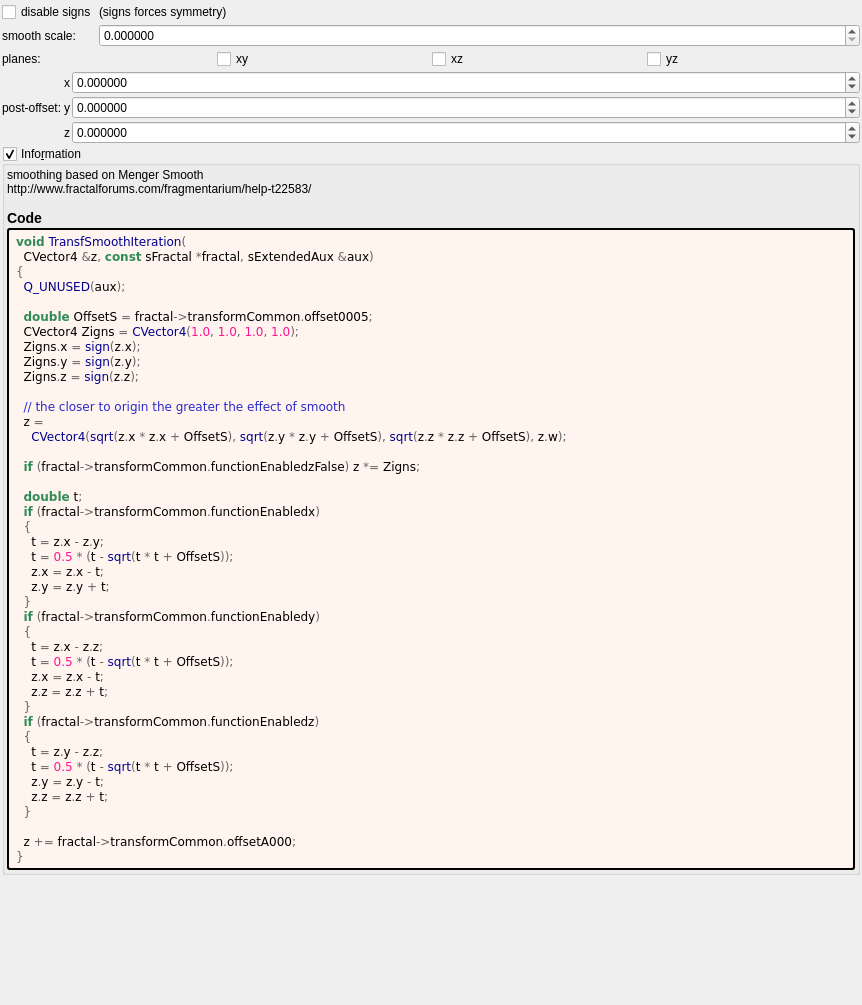
<?xml version="1.0" encoding="UTF-8"?>
<ui version="4.0">
 <class>transf_smooth</class>
 <widget class="QWidget" name="Form">
  <property name="geometry">
   <rect>
    <x>0</x>
    <y>0</y>
    <width>862</width>
    <height>1005</height>
   </rect>
  </property>
  <property name="windowTitle">
   <string notr="true">transf_smooth</string>
  </property>
  <layout class="QVBoxLayout" name="verticalLayout">
   <property name="spacing">
    <number>2</number>
   </property>
   <property name="leftMargin">
    <number>2</number>
   </property>
   <property name="topMargin">
    <number>2</number>
   </property>
   <property name="rightMargin">
    <number>2</number>
   </property>
   <property name="bottomMargin">
    <number>2</number>
   </property>
   <item>
    <layout class="QGridLayout" name="gridLayout_63" columnstretch="0,1">
     <property name="spacing">
      <number>2</number>
     </property>
     <item row="2" column="1">
      <widget class="MyDoubleSpinBox" name="spinbox_transf_offset_0005">
       <property name="sizePolicy">
        <sizepolicy hsizetype="Minimum" vsizetype="Maximum">
         <horstretch>0</horstretch>
         <verstretch>0</verstretch>
        </sizepolicy>
       </property>
       <property name="prefix">
        <string/>
       </property>
       <property name="suffix">
        <string/>
       </property>
       <property name="decimals">
        <number>6</number>
       </property>
       <property name="minimum">
        <double>0.000000000000000</double>
       </property>
       <property name="maximum">
        <double>99.989999999999995</double>
       </property>
       <property name="singleStep">
        <double>0.100000000000000</double>
       </property>
      </widget>
     </item>
     <item row="2" column="0">
      <widget class="QLabel" name="label_260">
       <property name="text">
        <string>smooth scale:</string>
       </property>
      </widget>
     </item>
     <item row="1" column="0">
      <widget class="MyCheckBox" name="checkBox_transf_function_enabledz_false">
       <property name="text">
        <string notr="true">disable signs</string>
       </property>
      </widget>
     </item>
     <item row="1" column="1">
      <widget class="QLabel" name="label_24">
       <property name="text">
        <string>(signs forces symmetry)</string>
       </property>
      </widget>
     </item>
    </layout>
   </item>
   <item>
    <layout class="QGridLayout" name="gridLayout_4" columnstretch="0,0,0,0">
     <property name="spacing">
      <number>2</number>
     </property>
     <item row="0" column="1">
      <widget class="MyCheckBox" name="checkBox_transf_function_enabledx">
       <property name="text">
        <string notr="true">xy</string>
       </property>
      </widget>
     </item>
     <item row="0" column="0">
      <widget class="QLabel" name="label_23">
       <property name="text">
        <string>planes:</string>
       </property>
      </widget>
     </item>
     <item row="0" column="3">
      <widget class="MyCheckBox" name="checkBox_transf_function_enabledz">
       <property name="text">
        <string notr="true">yz</string>
       </property>
      </widget>
     </item>
     <item row="0" column="2">
      <widget class="MyCheckBox" name="checkBox_transf_function_enabledy">
       <property name="text">
        <string notr="true">xz</string>
       </property>
      </widget>
     </item>
    </layout>
   </item>
   <item>
    <layout class="QGridLayout" name="gridLayout_64" columnstretch="0,0,1">
     <property name="spacing">
      <number>2</number>
     </property>
     <item row="2" column="2">
      <widget class="MyDoubleSpinBox" name="spinbox3_transf_offsetA_000_z">
       <property name="sizePolicy">
        <sizepolicy hsizetype="Minimum" vsizetype="Maximum">
         <horstretch>0</horstretch>
         <verstretch>0</verstretch>
        </sizepolicy>
       </property>
       <property name="prefix">
        <string/>
       </property>
       <property name="suffix">
        <string/>
       </property>
       <property name="decimals">
        <number>6</number>
       </property>
       <property name="minimum">
        <double>-99.989999999999995</double>
       </property>
       <property name="maximum">
        <double>99.989999999999995</double>
       </property>
       <property name="singleStep">
        <double>0.100000000000000</double>
       </property>
      </widget>
     </item>
     <item row="2" column="1">
      <widget class="QLabel" name="label_126">
       <property name="sizePolicy">
        <sizepolicy hsizetype="Preferred" vsizetype="Preferred">
         <horstretch>0</horstretch>
         <verstretch>0</verstretch>
        </sizepolicy>
       </property>
       <property name="text">
        <string notr="true">z</string>
       </property>
       <property name="alignment">
        <set>Qt::AlignRight|Qt::AlignTrailing|Qt::AlignVCenter</set>
       </property>
      </widget>
     </item>
     <item row="1" column="2">
      <widget class="MyDoubleSpinBox" name="spinbox3_transf_offsetA_000_y">
       <property name="sizePolicy">
        <sizepolicy hsizetype="Minimum" vsizetype="Maximum">
         <horstretch>0</horstretch>
         <verstretch>0</verstretch>
        </sizepolicy>
       </property>
       <property name="prefix">
        <string/>
       </property>
       <property name="suffix">
        <string/>
       </property>
       <property name="decimals">
        <number>6</number>
       </property>
       <property name="minimum">
        <double>-99.989999999999995</double>
       </property>
       <property name="maximum">
        <double>99.989999999999995</double>
       </property>
       <property name="singleStep">
        <double>0.100000000000000</double>
       </property>
      </widget>
     </item>
     <item row="1" column="1">
      <widget class="QLabel" name="label_120">
       <property name="sizePolicy">
        <sizepolicy hsizetype="Preferred" vsizetype="Preferred">
         <horstretch>0</horstretch>
         <verstretch>0</verstretch>
        </sizepolicy>
       </property>
       <property name="text">
        <string notr="true">y</string>
       </property>
       <property name="alignment">
        <set>Qt::AlignRight|Qt::AlignTrailing|Qt::AlignVCenter</set>
       </property>
      </widget>
     </item>
     <item row="0" column="2">
      <widget class="MyDoubleSpinBox" name="spinbox3_transf_offsetA_000_x">
       <property name="sizePolicy">
        <sizepolicy hsizetype="Minimum" vsizetype="Maximum">
         <horstretch>0</horstretch>
         <verstretch>0</verstretch>
        </sizepolicy>
       </property>
       <property name="prefix">
        <string/>
       </property>
       <property name="suffix">
        <string/>
       </property>
       <property name="decimals">
        <number>6</number>
       </property>
       <property name="minimum">
        <double>-99.989999999999995</double>
       </property>
       <property name="maximum">
        <double>99.989999999999995</double>
       </property>
       <property name="singleStep">
        <double>0.100000000000000</double>
       </property>
      </widget>
     </item>
     <item row="1" column="0">
      <widget class="QLabel" name="label_261">
       <property name="text">
        <string>post-offset:</string>
       </property>
      </widget>
     </item>
     <item row="0" column="1">
      <widget class="QLabel" name="label_121">
       <property name="sizePolicy">
        <sizepolicy hsizetype="Preferred" vsizetype="Preferred">
         <horstretch>0</horstretch>
         <verstretch>0</verstretch>
        </sizepolicy>
       </property>
       <property name="text">
        <string notr="true">x</string>
       </property>
       <property name="alignment">
        <set>Qt::AlignRight|Qt::AlignTrailing|Qt::AlignVCenter</set>
       </property>
      </widget>
     </item>
    </layout>
   </item>
   <item>
    <widget class="MyGroupBox" name="groupCheck_info">
     <property name="title">
      <string>Info&amp;rmation</string>
     </property>
     <property name="flat">
      <bool>false</bool>
     </property>
     <property name="checkable">
      <bool>true</bool>
     </property>
     <layout class="QVBoxLayout" name="verticalLayout_2">
      <property name="spacing">
       <number>2</number>
      </property>
      <property name="leftMargin">
       <number>2</number>
      </property>
      <property name="topMargin">
       <number>2</number>
      </property>
      <property name="rightMargin">
       <number>2</number>
      </property>
      <property name="bottomMargin">
       <number>2</number>
      </property>
      <item>
       <widget class="QLabel" name="label_information_general">
        <property name="text">
         <string notr="true">&lt;p&gt;smoothing based on Menger Smooth&lt;br&gt;http://www.fractalforums.com/fragmentarium/help-t22583/&lt;/p&gt;&lt;table&gt;
&lt;/table&gt;
&lt;h3&gt;Code&lt;/h3&gt;</string>
        </property>
        <property name="wordWrap">
         <bool>true</bool>
        </property>
        <property name="openExternalLinks">
         <bool>true</bool>
        </property>
        <property name="textInteractionFlags">
         <set>Qt::LinksAccessibleByMouse|Qt::TextSelectableByMouse</set>
        </property>
       </widget>
      </item>
      <item>
       <widget class="QLabel" name="label_code_content">
        <property name="styleSheet">
         <string notr="true">border-style: outset; border-width: 2px; border-radius: 3px; border-color: black; background-color: #fff5ee; padding: 4px;</string>
        </property>
        <property name="text">
         <string notr="true">&lt;body style=&quot;background-color:#fff5ee&quot;&gt;
&lt;pre style=&quot;color:#000000; background-color:#fff5ee;  font-family:&#039;Courier New&#039;,monospace;&quot;&gt;&lt;span style=&quot;color:#2e8b57; font-weight:bold&quot;&gt;void&lt;/span&gt; &lt;span style=&quot;color:#00008f&quot;&gt;TransfSmoothIteration&lt;/span&gt;&lt;span style=&quot;color:#676767&quot;&gt;(&lt;/span&gt;
  CVector4 &lt;span style=&quot;color:#676767&quot;&gt;&amp;amp;&lt;/span&gt;z&lt;span style=&quot;color:#676767&quot;&gt;,&lt;/span&gt; &lt;span style=&quot;color:#2e8b57; font-weight:bold&quot;&gt;const&lt;/span&gt; sFractal &lt;span style=&quot;color:#676767&quot;&gt;*&lt;/span&gt;fractal&lt;span style=&quot;color:#676767&quot;&gt;,&lt;/span&gt; sExtendedAux &lt;span style=&quot;color:#676767&quot;&gt;&amp;amp;&lt;/span&gt;aux&lt;span style=&quot;color:#676767&quot;&gt;)&lt;/span&gt;
&lt;span style=&quot;color:#676767&quot;&gt;{&lt;/span&gt;
  &lt;span style=&quot;color:#00008f&quot;&gt;Q_UNUSED&lt;/span&gt;&lt;span style=&quot;color:#676767&quot;&gt;(&lt;/span&gt;aux&lt;span style=&quot;color:#676767&quot;&gt;);&lt;/span&gt;

  &lt;span style=&quot;color:#2e8b57; font-weight:bold&quot;&gt;double&lt;/span&gt; OffsetS &lt;span style=&quot;color:#676767&quot;&gt;=&lt;/span&gt; fractal&lt;span style=&quot;color:#676767&quot;&gt;-&amp;gt;&lt;/span&gt;transformCommon&lt;span style=&quot;color:#676767&quot;&gt;.&lt;/span&gt;offset0005&lt;span style=&quot;color:#676767&quot;&gt;;&lt;/span&gt;
  CVector4 Zigns &lt;span style=&quot;color:#676767&quot;&gt;=&lt;/span&gt; &lt;span style=&quot;color:#00008f&quot;&gt;CVector4&lt;/span&gt;&lt;span style=&quot;color:#676767&quot;&gt;(&lt;/span&gt;&lt;span style=&quot;color:#ff1493&quot;&gt;1.0&lt;/span&gt;&lt;span style=&quot;color:#676767&quot;&gt;,&lt;/span&gt; &lt;span style=&quot;color:#ff1493&quot;&gt;1.0&lt;/span&gt;&lt;span style=&quot;color:#676767&quot;&gt;,&lt;/span&gt; &lt;span style=&quot;color:#ff1493&quot;&gt;1.0&lt;/span&gt;&lt;span style=&quot;color:#676767&quot;&gt;,&lt;/span&gt; &lt;span style=&quot;color:#ff1493&quot;&gt;1.0&lt;/span&gt;&lt;span style=&quot;color:#676767&quot;&gt;);&lt;/span&gt;
  Zigns&lt;span style=&quot;color:#676767&quot;&gt;.&lt;/span&gt;x &lt;span style=&quot;color:#676767&quot;&gt;=&lt;/span&gt; &lt;span style=&quot;color:#00008f&quot;&gt;sign&lt;/span&gt;&lt;span style=&quot;color:#676767&quot;&gt;(&lt;/span&gt;z&lt;span style=&quot;color:#676767&quot;&gt;.&lt;/span&gt;x&lt;span style=&quot;color:#676767&quot;&gt;);&lt;/span&gt;
  Zigns&lt;span style=&quot;color:#676767&quot;&gt;.&lt;/span&gt;y &lt;span style=&quot;color:#676767&quot;&gt;=&lt;/span&gt; &lt;span style=&quot;color:#00008f&quot;&gt;sign&lt;/span&gt;&lt;span style=&quot;color:#676767&quot;&gt;(&lt;/span&gt;z&lt;span style=&quot;color:#676767&quot;&gt;.&lt;/span&gt;y&lt;span style=&quot;color:#676767&quot;&gt;);&lt;/span&gt;
  Zigns&lt;span style=&quot;color:#676767&quot;&gt;.&lt;/span&gt;z &lt;span style=&quot;color:#676767&quot;&gt;=&lt;/span&gt; &lt;span style=&quot;color:#00008f&quot;&gt;sign&lt;/span&gt;&lt;span style=&quot;color:#676767&quot;&gt;(&lt;/span&gt;z&lt;span style=&quot;color:#676767&quot;&gt;.&lt;/span&gt;z&lt;span style=&quot;color:#676767&quot;&gt;);&lt;/span&gt;

  &lt;span style=&quot;color:#2929cc&quot;&gt;// the closer to origin the greater the effect of smooth&lt;/span&gt;
  z &lt;span style=&quot;color:#676767&quot;&gt;=&lt;/span&gt;
    &lt;span style=&quot;color:#00008f&quot;&gt;CVector4&lt;/span&gt;&lt;span style=&quot;color:#676767&quot;&gt;(&lt;/span&gt;&lt;span style=&quot;color:#00008f&quot;&gt;sqrt&lt;/span&gt;&lt;span style=&quot;color:#676767&quot;&gt;(&lt;/span&gt;z&lt;span style=&quot;color:#676767&quot;&gt;.&lt;/span&gt;x &lt;span style=&quot;color:#676767&quot;&gt;*&lt;/span&gt; z&lt;span style=&quot;color:#676767&quot;&gt;.&lt;/span&gt;x &lt;span style=&quot;color:#676767&quot;&gt;+&lt;/span&gt; OffsetS&lt;span style=&quot;color:#676767&quot;&gt;),&lt;/span&gt; &lt;span style=&quot;color:#00008f&quot;&gt;sqrt&lt;/span&gt;&lt;span style=&quot;color:#676767&quot;&gt;(&lt;/span&gt;z&lt;span style=&quot;color:#676767&quot;&gt;.&lt;/span&gt;y &lt;span style=&quot;color:#676767&quot;&gt;*&lt;/span&gt; z&lt;span style=&quot;color:#676767&quot;&gt;.&lt;/span&gt;y &lt;span style=&quot;color:#676767&quot;&gt;+&lt;/span&gt; OffsetS&lt;span style=&quot;color:#676767&quot;&gt;),&lt;/span&gt; &lt;span style=&quot;color:#00008f&quot;&gt;sqrt&lt;/span&gt;&lt;span style=&quot;color:#676767&quot;&gt;(&lt;/span&gt;z&lt;span style=&quot;color:#676767&quot;&gt;.&lt;/span&gt;z &lt;span style=&quot;color:#676767&quot;&gt;*&lt;/span&gt; z&lt;span style=&quot;color:#676767&quot;&gt;.&lt;/span&gt;z &lt;span style=&quot;color:#676767&quot;&gt;+&lt;/span&gt; OffsetS&lt;span style=&quot;color:#676767&quot;&gt;),&lt;/span&gt; z&lt;span style=&quot;color:#676767&quot;&gt;.&lt;/span&gt;w&lt;span style=&quot;color:#676767&quot;&gt;);&lt;/span&gt;

  &lt;span style=&quot;color:#2e8b57; font-weight:bold&quot;&gt;if&lt;/span&gt; &lt;span style=&quot;color:#676767&quot;&gt;(&lt;/span&gt;fractal&lt;span style=&quot;color:#676767&quot;&gt;-&amp;gt;&lt;/span&gt;transformCommon&lt;span style=&quot;color:#676767&quot;&gt;.&lt;/span&gt;functionEnabledzFalse&lt;span style=&quot;color:#676767&quot;&gt;)&lt;/span&gt; z &lt;span style=&quot;color:#676767&quot;&gt;*=&lt;/span&gt; Zigns&lt;span style=&quot;color:#676767&quot;&gt;;&lt;/span&gt;

  &lt;span style=&quot;color:#2e8b57; font-weight:bold&quot;&gt;double&lt;/span&gt; t&lt;span style=&quot;color:#676767&quot;&gt;;&lt;/span&gt;
  &lt;span style=&quot;color:#2e8b57; font-weight:bold&quot;&gt;if&lt;/span&gt; &lt;span style=&quot;color:#676767&quot;&gt;(&lt;/span&gt;fractal&lt;span style=&quot;color:#676767&quot;&gt;-&amp;gt;&lt;/span&gt;transformCommon&lt;span style=&quot;color:#676767&quot;&gt;.&lt;/span&gt;functionEnabledx&lt;span style=&quot;color:#676767&quot;&gt;)&lt;/span&gt;
  &lt;span style=&quot;color:#676767&quot;&gt;{&lt;/span&gt;
    t &lt;span style=&quot;color:#676767&quot;&gt;=&lt;/span&gt; z&lt;span style=&quot;color:#676767&quot;&gt;.&lt;/span&gt;x &lt;span style=&quot;color:#676767&quot;&gt;-&lt;/span&gt; z&lt;span style=&quot;color:#676767&quot;&gt;.&lt;/span&gt;y&lt;span style=&quot;color:#676767&quot;&gt;;&lt;/span&gt;
    t &lt;span style=&quot;color:#676767&quot;&gt;=&lt;/span&gt; &lt;span style=&quot;color:#ff1493&quot;&gt;0.5&lt;/span&gt; &lt;span style=&quot;color:#676767&quot;&gt;* (&lt;/span&gt;t &lt;span style=&quot;color:#676767&quot;&gt;-&lt;/span&gt; &lt;span style=&quot;color:#00008f&quot;&gt;sqrt&lt;/span&gt;&lt;span style=&quot;color:#676767&quot;&gt;(&lt;/span&gt;t &lt;span style=&quot;color:#676767&quot;&gt;*&lt;/span&gt; t &lt;span style=&quot;color:#676767&quot;&gt;+&lt;/span&gt; OffsetS&lt;span style=&quot;color:#676767&quot;&gt;));&lt;/span&gt;
    z&lt;span style=&quot;color:#676767&quot;&gt;.&lt;/span&gt;x &lt;span style=&quot;color:#676767&quot;&gt;=&lt;/span&gt; z&lt;span style=&quot;color:#676767&quot;&gt;.&lt;/span&gt;x &lt;span style=&quot;color:#676767&quot;&gt;-&lt;/span&gt; t&lt;span style=&quot;color:#676767&quot;&gt;;&lt;/span&gt;
    z&lt;span style=&quot;color:#676767&quot;&gt;.&lt;/span&gt;y &lt;span style=&quot;color:#676767&quot;&gt;=&lt;/span&gt; z&lt;span style=&quot;color:#676767&quot;&gt;.&lt;/span&gt;y &lt;span style=&quot;color:#676767&quot;&gt;+&lt;/span&gt; t&lt;span style=&quot;color:#676767&quot;&gt;;&lt;/span&gt;
  &lt;span style=&quot;color:#676767&quot;&gt;}&lt;/span&gt;
  &lt;span style=&quot;color:#2e8b57; font-weight:bold&quot;&gt;if&lt;/span&gt; &lt;span style=&quot;color:#676767&quot;&gt;(&lt;/span&gt;fractal&lt;span style=&quot;color:#676767&quot;&gt;-&amp;gt;&lt;/span&gt;transformCommon&lt;span style=&quot;color:#676767&quot;&gt;.&lt;/span&gt;functionEnabledy&lt;span style=&quot;color:#676767&quot;&gt;)&lt;/span&gt;
  &lt;span style=&quot;color:#676767&quot;&gt;{&lt;/span&gt;
    t &lt;span style=&quot;color:#676767&quot;&gt;=&lt;/span&gt; z&lt;span style=&quot;color:#676767&quot;&gt;.&lt;/span&gt;x &lt;span style=&quot;color:#676767&quot;&gt;-&lt;/span&gt; z&lt;span style=&quot;color:#676767&quot;&gt;.&lt;/span&gt;z&lt;span style=&quot;color:#676767&quot;&gt;;&lt;/span&gt;
    t &lt;span style=&quot;color:#676767&quot;&gt;=&lt;/span&gt; &lt;span style=&quot;color:#ff1493&quot;&gt;0.5&lt;/span&gt; &lt;span style=&quot;color:#676767&quot;&gt;* (&lt;/span&gt;t &lt;span style=&quot;color:#676767&quot;&gt;-&lt;/span&gt; &lt;span style=&quot;color:#00008f&quot;&gt;sqrt&lt;/span&gt;&lt;span style=&quot;color:#676767&quot;&gt;(&lt;/span&gt;t &lt;span style=&quot;color:#676767&quot;&gt;*&lt;/span&gt; t &lt;span style=&quot;color:#676767&quot;&gt;+&lt;/span&gt; OffsetS&lt;span style=&quot;color:#676767&quot;&gt;));&lt;/span&gt;
    z&lt;span style=&quot;color:#676767&quot;&gt;.&lt;/span&gt;x &lt;span style=&quot;color:#676767&quot;&gt;=&lt;/span&gt; z&lt;span style=&quot;color:#676767&quot;&gt;.&lt;/span&gt;x &lt;span style=&quot;color:#676767&quot;&gt;-&lt;/span&gt; t&lt;span style=&quot;color:#676767&quot;&gt;;&lt;/span&gt;
    z&lt;span style=&quot;color:#676767&quot;&gt;.&lt;/span&gt;z &lt;span style=&quot;color:#676767&quot;&gt;=&lt;/span&gt; z&lt;span style=&quot;color:#676767&quot;&gt;.&lt;/span&gt;z &lt;span style=&quot;color:#676767&quot;&gt;+&lt;/span&gt; t&lt;span style=&quot;color:#676767&quot;&gt;;&lt;/span&gt;
  &lt;span style=&quot;color:#676767&quot;&gt;}&lt;/span&gt;
  &lt;span style=&quot;color:#2e8b57; font-weight:bold&quot;&gt;if&lt;/span&gt; &lt;span style=&quot;color:#676767&quot;&gt;(&lt;/span&gt;fractal&lt;span style=&quot;color:#676767&quot;&gt;-&amp;gt;&lt;/span&gt;transformCommon&lt;span style=&quot;color:#676767&quot;&gt;.&lt;/span&gt;functionEnabledz&lt;span style=&quot;color:#676767&quot;&gt;)&lt;/span&gt;
  &lt;span style=&quot;color:#676767&quot;&gt;{&lt;/span&gt;
    t &lt;span style=&quot;color:#676767&quot;&gt;=&lt;/span&gt; z&lt;span style=&quot;color:#676767&quot;&gt;.&lt;/span&gt;y &lt;span style=&quot;color:#676767&quot;&gt;-&lt;/span&gt; z&lt;span style=&quot;color:#676767&quot;&gt;.&lt;/span&gt;z&lt;span style=&quot;color:#676767&quot;&gt;;&lt;/span&gt;
    t &lt;span style=&quot;color:#676767&quot;&gt;=&lt;/span&gt; &lt;span style=&quot;color:#ff1493&quot;&gt;0.5&lt;/span&gt; &lt;span style=&quot;color:#676767&quot;&gt;* (&lt;/span&gt;t &lt;span style=&quot;color:#676767&quot;&gt;-&lt;/span&gt; &lt;span style=&quot;color:#00008f&quot;&gt;sqrt&lt;/span&gt;&lt;span style=&quot;color:#676767&quot;&gt;(&lt;/span&gt;t &lt;span style=&quot;color:#676767&quot;&gt;*&lt;/span&gt; t &lt;span style=&quot;color:#676767&quot;&gt;+&lt;/span&gt; OffsetS&lt;span style=&quot;color:#676767&quot;&gt;));&lt;/span&gt;
    z&lt;span style=&quot;color:#676767&quot;&gt;.&lt;/span&gt;y &lt;span style=&quot;color:#676767&quot;&gt;=&lt;/span&gt; z&lt;span style=&quot;color:#676767&quot;&gt;.&lt;/span&gt;y &lt;span style=&quot;color:#676767&quot;&gt;-&lt;/span&gt; t&lt;span style=&quot;color:#676767&quot;&gt;;&lt;/span&gt;
    z&lt;span style=&quot;color:#676767&quot;&gt;.&lt;/span&gt;z &lt;span style=&quot;color:#676767&quot;&gt;=&lt;/span&gt; z&lt;span style=&quot;color:#676767&quot;&gt;.&lt;/span&gt;z &lt;span style=&quot;color:#676767&quot;&gt;+&lt;/span&gt; t&lt;span style=&quot;color:#676767&quot;&gt;;&lt;/span&gt;
  &lt;span style=&quot;color:#676767&quot;&gt;}&lt;/span&gt;

  z &lt;span style=&quot;color:#676767&quot;&gt;+=&lt;/span&gt; fractal&lt;span style=&quot;color:#676767&quot;&gt;-&amp;gt;&lt;/span&gt;transformCommon&lt;span style=&quot;color:#676767&quot;&gt;.&lt;/span&gt;offsetA000&lt;span style=&quot;color:#676767&quot;&gt;;&lt;/span&gt;
&lt;span style=&quot;color:#676767&quot;&gt;}&lt;/span&gt;
&lt;/pre&gt;
&lt;/body&gt;</string>
        </property>
        <property name="wordWrap">
         <bool>true</bool>
        </property>
        <property name="openExternalLinks">
         <bool>true</bool>
        </property>
        <property name="textInteractionFlags">
         <set>Qt::LinksAccessibleByMouse|Qt::TextSelectableByMouse</set>
        </property>
       </widget>
      </item>
     </layout>
    </widget>
   </item>
   <item>
    <spacer name="verticalSpacer">
     <property name="orientation">
      <enum>Qt::Vertical</enum>
     </property>
     <property name="sizeHint" stdset="0">
      <size>
       <width>20</width>
       <height>40</height>
      </size>
     </property>
    </spacer>
   </item>
  </layout>
 </widget>
 <customwidgets>
  <customwidget>
   <class>MyGroupBox</class>
   <extends>QGroupBox</extends>
   <header>my_group_box.h</header>
   <container>1</container>
  </customwidget>
  <customwidget>
   <class>MyCheckBox</class>
   <extends>QCheckBox</extends>
   <header>my_check_box.h</header>
  </customwidget>
  <customwidget>
   <class>MyDoubleSpinBox</class>
   <extends>QDoubleSpinBox</extends>
   <header>my_double_spin_box.h</header>
  </customwidget>
 </customwidgets>
 <tabstops>
  <tabstop>groupCheck_info</tabstop>
 </tabstops>
 <resources/>
 <connections/>
</ui>
